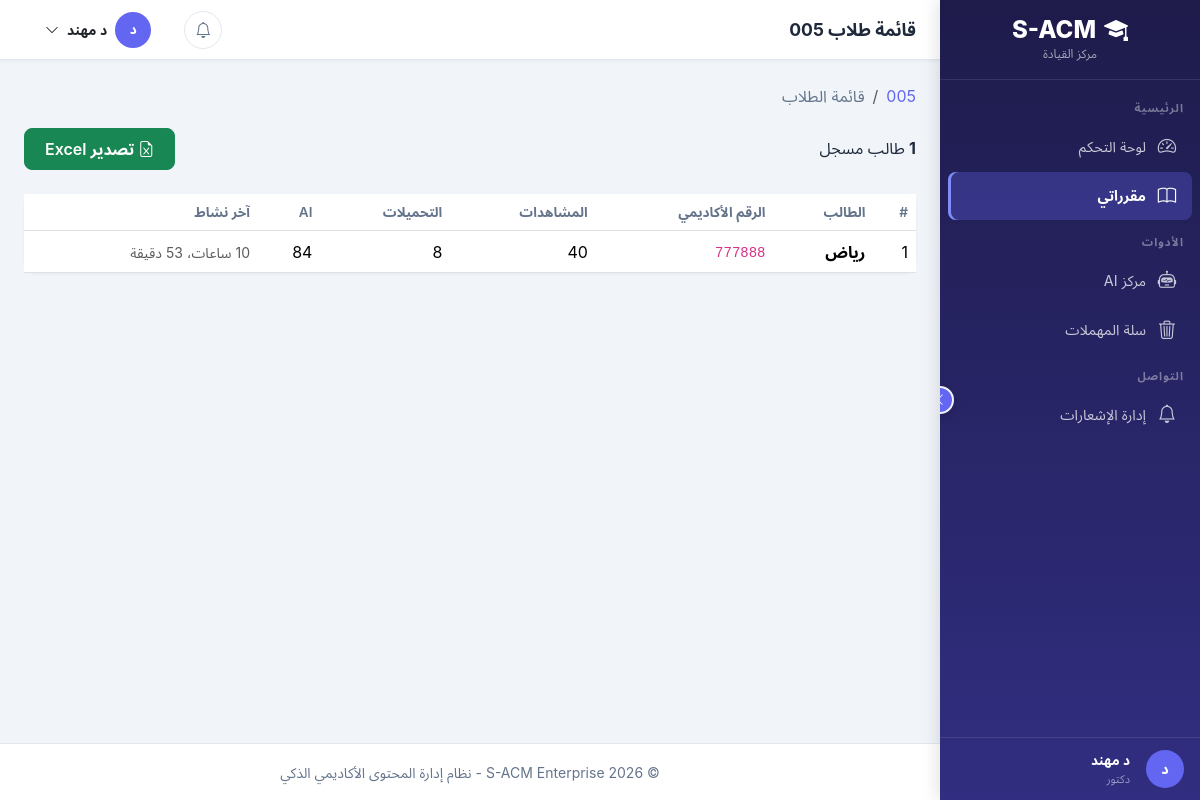
Page /instructor/roster/5/ (signed in) on the committed database.
### apps/accounts/models.py (models this page shows, shortened)
class User(AbstractBaseUser, PermissionsMixin):
    ACCOUNT_STATUS_CHOICES = [
        ('inactive', 'غير مفعّل'),
        ('active', 'مفعّل'),
        ('suspended', 'موقوف'),
    ]
    academic_id = models.CharField(
        max_length=50,
        unique=True,
        verbose_name='الرقم الأكاديمي/الوظيفي',
        help_text='الرقم الأكاديمي للطالب أو الرقم الوظيفي للموظف'
    )
    id_card_number = models.CharField(
        max_length=50,
        unique=True,
        verbose_name='رقم البطاقة الشخصية',
        help_text='يستخدم للتحقق من الهوية عند التفعيل'
    )
    full_name = models.CharField(
        max_length=150,
        verbose_name='الاسم الكامل'
    )
    email = models.EmailField(
        unique=True,
        blank=True,
        null=True,
        verbose_name='البريد الإلكتروني',
        help_text='يتم تعيينه عند التفعيل'
    )
    account_status = models.CharField(
        max_length=20,
        choices=ACCOUNT_STATUS_CHOICES,
        default='inactive',
        verbose_name='حالة الحساب'
    )
    role = models.ForeignKey(
        Role,
        on_delete=models.PROTECT,
        related_name='users',
        verbose_name='الدور',
        null=True,
        blank=True
    )
    major = models.ForeignKey(
        Major,
        on_delete=models.SET_NULL,
        related_name='students',
        verbose_name='التخصص',
        null=True,
        blank=True,
        help_text='للطلاب فقط'
    )
    level = models.ForeignKey(
        Level,
        on_delete=models.SET_NULL,
        related_name='students',
        verbose_name='المستوى',
        null=True,
        blank=True,
        help_text='للطلاب فقط'
    )
    is_staff = models.BooleanField(default=False, verbose_name='موظف')
    is_active = models.BooleanField(default=True, verbose_name='نشط')
    date_joined = models.DateTimeField(default=timezone.now, verbose_name='تاريخ الانضمام')
    last_login = models.DateTimeField(null=True, blank=True, verbose_name='آخر تسجيل دخول')
    profile_picture = models.ImageField(
        upload_to='profiles/',
        blank=True,
        null=True,
        verbose_name='صورة الملف الشخصي'
    )
    phone_number = models.CharField(
        max_length=20,
        blank=True,
        null=True,
        verbose_name='رقم الهاتف'
    )
    objects = UserManager()
    USERNAME_FIELD = 'academic_id'
    REQUIRED_FIELDS = ['full_name', 'id_card_number']
    class Meta:
        db_table = 'users'
        verbose_name = 'مستخدم'
        verbose_name_plural = 'المستخدمون'
        indexes = [
            models.Index(fields=['academic_id']),
            models.Index(fields=['email']),
            models.Index(fields=['account_status']),
        ]
    def is_admin(self):
        return self.role and self.role.code == Role.ADMIN
    def is_instructor(self):
        return self.role and self.role.code == Role.INSTRUCTOR
    def is_student(self):
        return self.role and self.role.code == Role.STUDENT

class Role(models.Model):
    ADMIN = 'admin'
    INSTRUCTOR = 'instructor'
    STUDENT = 'student'
    code = models.CharField(
        max_length=50,
        unique=True,
        verbose_name='كود الدور',
        help_text='معرف فريد للدور (بالإنجليزية، مثل: admin, instructor)'
    )
    display_name = models.CharField(
        max_length=100,
        verbose_name='اسم العرض',
        help_text='الاسم الذي يظهر للمستخدم'
    )
    description = models.TextField(
        blank=True,
        null=True,
        verbose_name='وصف الدور'
    )
    is_system = models.BooleanField(
        default=False,
        verbose_name='دور نظام',
        help_text='الأدوار الافتراضية التي لا يمكن حذفها'
    )
    is_active = models.BooleanField(
        default=True,
        verbose_name='نشط'
    )
    created_at = models.DateTimeField(auto_now_add=True, verbose_name='تاريخ الإنشاء')
    updated_at = models.DateTimeField(auto_now=True, verbose_name='تاريخ التحديث')
    class Meta:
        db_table = 'roles'
        verbose_name = 'دور'
        verbose_name_plural = 'الأدوار'
        ordering = ['-is_system', 'display_name']

class UserActivity(models.Model):
    ACTIVITY_TYPES = [
        ('login', 'تسجيل دخول'),
        ('logout', 'تسجيل خروج'),
        ('upload', 'رفع ملف'),
        ('download', 'تحميل ملف'),
        ('view', 'عرض محتوى'),
        ('ai_summary', 'طلب تلخيص AI'),
        ('ai_questions', 'طلب أسئلة AI'),
        ('profile_update', 'تحديث الملف الشخصي'),
        ('password_change', 'تغيير كلمة المرور'),
    ]
    user = models.ForeignKey(
        User,
        on_delete=models.CASCADE,
        related_name='activities',
        verbose_name='المستخدم'
    )
    activity_type = models.CharField(
        max_length=50,
        choices=ACTIVITY_TYPES,
        verbose_name='نوع النشاط'
    )
    description = models.TextField(
        blank=True,
        null=True,
        verbose_name='وصف النشاط'
    )
    ip_address = models.GenericIPAddressField(
        blank=True,
        null=True,
        verbose_name='عنوان IP'
    )
    user_agent = models.TextField(
        blank=True,
        null=True,
        verbose_name='معلومات المتصفح'
    )
    activity_time = models.DateTimeField(
        auto_now_add=True,
        verbose_name='وقت النشاط'
    )
    file_id = models.PositiveIntegerField(
        blank=True,
        null=True,
        verbose_name='معرف الملف'
    )
    class Meta:
        db_table = 'user_activity'
        verbose_name = 'نشاط مستخدم'
        verbose_name_plural = 'أنشطة المستخدمين'
        ordering = ['-activity_time']
        indexes = [
            models.Index(fields=['user', 'activity_type']),
            models.Index(fields=['activity_time']),
        ]

### apps/courses/models.py (models this page shows, shortened)
class Course(models.Model):
    course_name = models.CharField(
        max_length=150,
        verbose_name='اسم المقرر'
    )
    course_code = models.CharField(
        max_length=20,
        unique=True,
        verbose_name='رمز المقرر'
    )
    description = models.TextField(
        blank=True,
        null=True,
        verbose_name='وصف المقرر'
    )
    level = models.ForeignKey(
        'accounts.Level',
        on_delete=models.PROTECT,
        related_name='courses',
        verbose_name='المستوى'
    )
    semester = models.ForeignKey(
        'accounts.Semester',
        on_delete=models.PROTECT,
        related_name='courses',
        verbose_name='الفصل الدراسي'
    )
    credit_hours = models.PositiveIntegerField(
        default=3,
        verbose_name='الساعات المعتمدة'
    )
    is_active = models.BooleanField(
        default=True,
        verbose_name='نشط'
    )
    created_at = models.DateTimeField(
        auto_now_add=True,
        verbose_name='تاريخ الإنشاء'
    )
    updated_at = models.DateTimeField(
        auto_now=True,
        verbose_name='تاريخ التحديث'
    )
    class Meta:
        db_table = 'courses'
        verbose_name = 'مقرر'
        verbose_name_plural = 'المقررات'
        ordering = ['course_code']
        indexes = [
            models.Index(fields=['course_code']),
            models.Index(fields=['level', 'semester']),
        ]

### apps/instructor/views.py (the view)
# urls.py: path('roster/<int:course_pk>/', views.StudentRosterView.as_view(), name='student_roster'),
class StudentRosterView(LoginRequiredMixin, InstructorRequiredMixin, DetailView):
    model = Course
    template_name = 'instructor/student_roster.html'
    context_object_name = 'course'
    pk_url_kwarg = 'course_pk'
    def get_queryset(self):
        return Course.objects.get_courses_for_instructor(self.request.user)
    def get_context_data(self, **kwargs):
        context = super().get_context_data(**kwargs)
        context['active_page'] = 'courses'
        course = self.object
        course_file_ids = course.files.values_list('id', flat=True)
        students = (
            User.objects.filter(
                role__code=Role.STUDENT,
                major__in=course.course_majors.values_list('major', flat=True),
                level=course.level,
                account_status='active'
            )
            .select_related('major', 'level')
            .annotate(
                view_count=Count(
                    'activities',
                    filter=Q(
                        activities__activity_type='view',
                        activities__file_id__in=course_file_ids
                    )
                ),
                download_count=Count(
                    'activities',
                    filter=Q(
                        activities__activity_type='download',
                        activities__file_id__in=course_file_ids
                    )
                ),
                ai_usage_count=Count(
                    'ai_usage_logs',
                    filter=Q(ai_usage_logs__file__course=course)
                ),
            )
            .order_by('full_name')
        )
        student_data = []
        for student in students:
            last_activity = UserActivity.objects.filter(
                user=student,
                file_id__in=course_file_ids
            ).order_by('-activity_time').first()
            student_data.append({
                'student': student,
                'views': student.view_count,
                'downloads': student.download_count,
                'ai_usage': student.ai_usage_count,
                'last_activity': last_activity,
            })
        context['student_data'] = student_data
        context['total_students'] = len(student_data)
        return context

### templates/instructor/student_roster.html (shortened to what this page needs)
{% extends 'layouts/dashboard_base.html' %}
{% block page_title %}قائمة طلاب {{ course.course_code }}{% endblock %}
{% block breadcrumb %}
<nav aria-label="breadcrumb"><ol class="breadcrumb breadcrumb-custom">
    <li class="breadcrumb-item"><a href="{% url 'instructor:course_detail' course.pk %}">{{ course.course_code }}</a></li>
    <li class="breadcrumb-item active">قائمة الطلاب</li>
</ol></nav>
{% endblock %}
{% block dashboard_content %}
<div class="d-flex justify-content-between align-items-center mb-4">
    <h6 class="mb-0"><strong>{{ total_students }}</strong> طالب مسجل</h6>
    <a href="{% url 'instructor:roster_export_excel' course.pk %}" class="btn btn-success"><i class="bi bi-file-earmark-excel me-1"></i>تصدير Excel</a>
</div>
<div class="card">
    <div class="card-body p-0">
        {% if student_data %}
        <div class="table-responsive">
            <table class="table table-hover mb-0">
                <thead><tr><th>#</th><th>الطالب</th><th>الرقم الأكاديمي</th><th>المشاهدات</th><th>التحميلات</th><th>AI</th><th>آخر نشاط</th></tr></thead>
                <tbody>
                {% for item in student_data %}
                <tr>
                    <td>{{ forloop.counter }}</td>
                    <td><strong>{{ item.student.full_name }}</strong></td>
                    <td><code>{{ item.student.academic_id }}</code></td>
                    <td>{{ item.views }}</td>
                    <td>{{ item.downloads }}</td>
                    <td>{{ item.ai_usage }}</td>
                    <td><small class="text-muted">{% if item.last_activity %}{{ item.last_activity.activity_time|timesince }}{% else %}-{% endif %}</small></td>
                </tr>
                {% endfor %}
                </tbody>
            </table>
        </div>
        {% else %}
        <div class="empty-state py-5"><i class="bi bi-people d-block"></i><p>لا يوجد طلاب مسجلين في هذا المقرر</p></div>
        {% endif %}
    </div>
</div>
{% endblock %}

### templates/layouts/dashboard_base.html (shortened to what this page needs)
{% load static %}
<!DOCTYPE html>
<html lang="ar" dir="rtl">
<head>
    <link href="https://cdn.jsdelivr.net/npm/bootstrap@5.3.2/dist/css/bootstrap.rtl.min.css" rel="stylesheet">
    <link href="https://cdn.jsdelivr.net/npm/bootstrap-icons@1.11.3/font/bootstrap-icons.css" rel="stylesheet">
</head>
<body>
    <nav class="sidebar" id="sidebar">
        <div class="sidebar-toggle-btn" id="sidebarCollapseBtn" onclick="toggleSidebarCollapse()" title="طي/توسيع القائمة">
            <i class="bi bi-chevron-left"></i>
        </div>
        <div class="sidebar-brand">
            <h4><i class="bi bi-mortarboard-fill brand-icon me-2"></i><span class="brand-text">S-ACM</span></h4>
            <small>{% if is_instructor %}مركز القيادة{% elif is_student %}بوابة التعلم{% else %}لوحة التحكم{% endif %}</small>
        </div>
        <div class="sidebar-nav">
            {% block sidebar_nav %}
            {% if is_instructor %}
            <div class="sidebar-section-title">الرئيسية</div>
            <div class="nav-item">
                <a class="nav-link {% if active_page == 'dashboard' %}active{% endif %}" href="{% url 'instructor:dashboard' %}" title="لوحة التحكم">
                    <i class="bi bi-speedometer2"></i> <span class="link-text">لوحة التحكم</span>
                </a>
            </div>
            <div class="nav-item">
                <a class="nav-link {% if active_page == 'courses' %}active{% endif %}" href="{% url 'instructor:course_list' %}" title="مقرراتي">
                    <i class="bi bi-book"></i> <span class="link-text">مقرراتي</span>
                </a>
            </div>
            <div class="sidebar-section-title">الأدوات</div>
            <div class="nav-item">
                <a class="nav-link {% if active_page == 'ai_hub' %}active{% endif %}" href="{% url 'instructor:ai_hub' %}" title="مركز AI">
                    <i class="bi bi-robot"></i> <span class="link-text">مركز AI</span>
                </a>
            </div>
            <div class="nav-item">
                <a class="nav-link {% if active_page == 'trash' %}active{% endif %}" href="{% url 'instructor:trash_list' %}" title="سلة المهملات">
                    <i class="bi bi-trash3"></i> <span class="link-text">سلة المهملات</span>
                </a>
            </div>
            <div class="sidebar-section-title">التواصل</div>
            <div class="nav-item">
                <a class="nav-link {% if active_page == 'notifications' %}active{% endif %}" href="{% url 'notifications:management' %}" title="إدارة الإشعارات">
                    <i class="bi bi-bell"></i> <span class="link-text">إدارة الإشعارات</span>
                </a>
            </div>
            {% endif %}
            {% endblock %}
        </div>
        <div class="sidebar-footer">
            <div class="d-flex align-items-center gap-3">
                <div class="avatar-circle" style="width:38px;height:38px;font-size:0.9rem;flex-shrink:0;">
                    {{ request.user.full_name|slice:":1"|upper }}
                </div>
                <div class="user-info">
                    <div style="color:#fff;font-size:0.85rem;font-weight:600;">{{ request.user.full_name|truncatechars:16 }}</div>
                    <div style="color:rgba(255,255,255,0.5);font-size:0.7rem;">{{ user_role|default:"مستخدم" }}</div>
                </div>
            </div>
        </div>
    </nav>
    <div class="main-wrapper">
        <header class="top-navbar">
            <div class="d-flex align-items-center gap-3">
                <h6 class="page-title mb-0">{% block page_title %}لوحة التحكم{% endblock %}</h6>
            </div>
            <div class="nav-actions">
                <div class="dropdown">
                    <button class="btn-icon position-relative" data-bs-toggle="dropdown">
                        <i class="bi bi-bell"></i>
                    </button>
                </div>
                <div class="dropdown">
                    <button class="d-flex align-items-center gap-2 btn btn-link text-dark text-decoration-none" data-bs-toggle="dropdown">
                        <div class="avatar-circle">{{ request.user.full_name|slice:":1"|upper }}</div>
                        <span class="d-none d-md-inline small">{{ request.user.full_name|truncatechars:12 }}</span>
                        <i class="bi bi-chevron-down small"></i>
                    </button>
                </div>
            </div>
        </header>
        <main class="page-content">
            {% block breadcrumb %}{% endblock %}
            {% block dashboard_content %}{% endblock %}
        </main>
        <footer class="dashboard-footer">
            <small>&copy; 2026 S-ACM Enterprise - نظام إدارة المحتوى الأكاديمي الذكي</small>
        </footer>
    </div>
</body>
</html>

### rows in the picture
User: user.full_name "د", user.full_name "د مهند"
Role: display_name "دكتور"
Course: course_code "005"
User: student.full_name "رياض", student.academic_id "777888", views "40", downloads "8", ai_usage "84", last_activity.activity_time "10 ساعات، 53 دقيقة"

### other values in the picture
{{ total_students }} "1"
